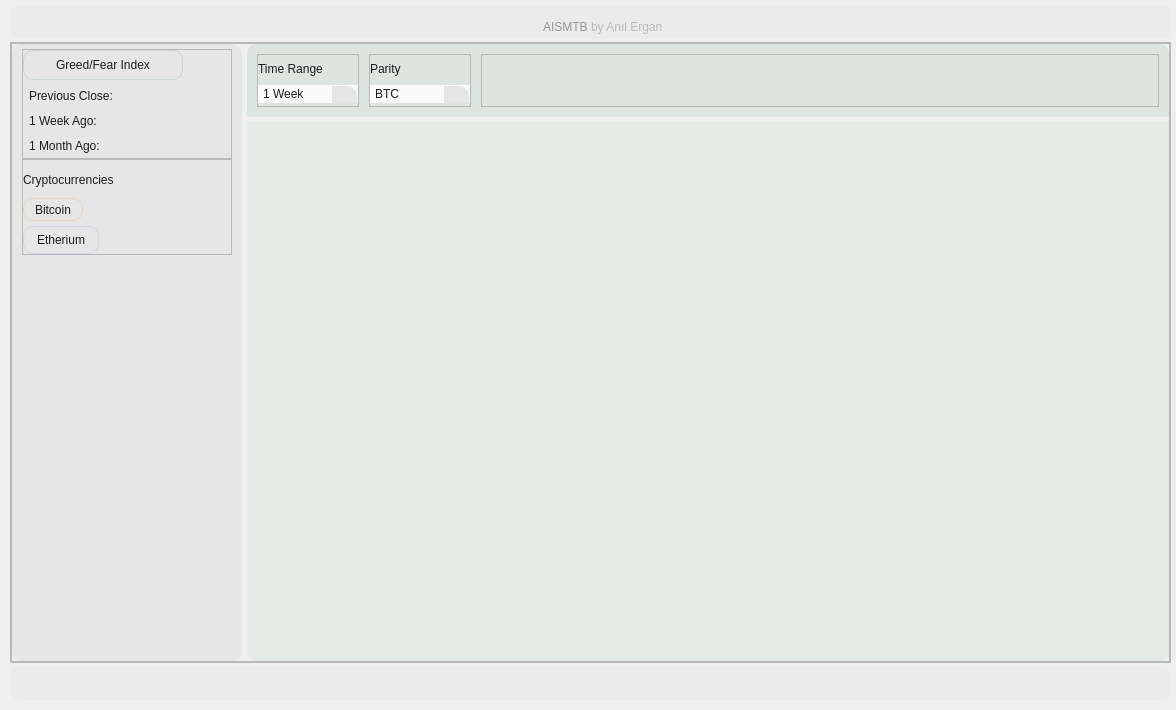
<?xml version="1.0" encoding="UTF-8"?>
<ui version="4.0">
 <class>MainWindow</class>
 <widget class="QMainWindow" name="MainWindow">
  <property name="geometry">
   <rect>
    <x>0</x>
    <y>0</y>
    <width>1176</width>
    <height>710</height>
   </rect>
  </property>
  <property name="windowTitle">
   <string>MainWindow</string>
  </property>
  <property name="styleSheet">
   <string notr="true">font: 10pt &quot;Arial&quot;;
font: 10pt &quot;Segoe UI&quot;;</string>
  </property>
  <widget class="QWidget" name="centralwidget">
   <layout class="QVBoxLayout" name="verticalLayout" stretch="5,90,5">
    <property name="spacing">
     <number>3</number>
    </property>
    <property name="leftMargin">
     <number>10</number>
    </property>
    <property name="topMargin">
     <number>5</number>
    </property>
    <property name="rightMargin">
     <number>5</number>
    </property>
    <property name="bottomMargin">
     <number>10</number>
    </property>
    <item>
     <widget class="QFrame" name="frame_title">
      <property name="styleSheet">
       <string notr="true">#frame_title {
background-color: rgb(230,230,230,100);
border-radius: 10px;
}</string>
      </property>
      <property name="frameShape">
       <enum>QFrame::StyledPanel</enum>
      </property>
      <property name="frameShadow">
       <enum>QFrame::Raised</enum>
      </property>
      <layout class="QHBoxLayout" name="horizontalLayout_3">
       <property name="spacing">
        <number>0</number>
       </property>
       <property name="leftMargin">
        <number>0</number>
       </property>
       <property name="topMargin">
        <number>0</number>
       </property>
       <property name="rightMargin">
        <number>0</number>
       </property>
       <property name="bottomMargin">
        <number>0</number>
       </property>
       <item>
        <widget class="QLabel" name="label_aismtb">
         <property name="minimumSize">
          <size>
           <width>0</width>
           <height>25</height>
          </size>
         </property>
         <property name="maximumSize">
          <size>
           <width>16777215</width>
           <height>25</height>
          </size>
         </property>
         <property name="styleSheet">
          <string notr="true">font: 87 12pt &quot;Segoe UI Black&quot;;
color: rgb(150,150,150)</string>
         </property>
         <property name="text">
          <string>AISMTB </string>
         </property>
         <property name="alignment">
          <set>Qt::AlignBottom|Qt::AlignRight|Qt::AlignTrailing</set>
         </property>
        </widget>
       </item>
       <item>
        <widget class="QLabel" name="label_anilergan">
         <property name="minimumSize">
          <size>
           <width>0</width>
           <height>25</height>
          </size>
         </property>
         <property name="maximumSize">
          <size>
           <width>16777215</width>
           <height>25</height>
          </size>
         </property>
         <property name="styleSheet">
          <string notr="true">font: italic 10pt &quot;Segoe UI&quot;;
color: rgb(150,150,150, 150)</string>
         </property>
         <property name="text">
          <string>by Anıl Ergan</string>
         </property>
         <property name="alignment">
          <set>Qt::AlignBottom|Qt::AlignLeading|Qt::AlignLeft</set>
         </property>
        </widget>
       </item>
      </layout>
     </widget>
    </item>
    <item>
     <widget class="QFrame" name="frame_main">
      <property name="frameShape">
       <enum>QFrame::StyledPanel</enum>
      </property>
      <property name="frameShadow">
       <enum>QFrame::Raised</enum>
      </property>
      <layout class="QHBoxLayout" name="horizontalLayout" stretch="2">
       <property name="spacing">
        <number>3</number>
       </property>
       <property name="leftMargin">
        <number>0</number>
       </property>
       <property name="topMargin">
        <number>0</number>
       </property>
       <property name="rightMargin">
        <number>0</number>
       </property>
       <property name="bottomMargin">
        <number>0</number>
       </property>
       <item>
        <widget class="QFrame" name="frame_mainner">
         <property name="frameShape">
          <enum>QFrame::StyledPanel</enum>
         </property>
         <property name="frameShadow">
          <enum>QFrame::Raised</enum>
         </property>
         <layout class="QHBoxLayout" name="horizontalLayout_2" stretch="2,8">
          <property name="spacing">
           <number>5</number>
          </property>
          <property name="leftMargin">
           <number>0</number>
          </property>
          <property name="topMargin">
           <number>0</number>
          </property>
          <property name="rightMargin">
           <number>0</number>
          </property>
          <property name="bottomMargin">
           <number>0</number>
          </property>
          <item>
           <widget class="QFrame" name="frame_menu">
            <property name="styleSheet">
             <string notr="true">#frame_menu {
background-color: rgb(230,230,230);
border-radius: 10px;
}

#frame_menu QWidget {

color: rgb(30,30,30);

}
</string>
            </property>
            <property name="frameShape">
             <enum>QFrame::StyledPanel</enum>
            </property>
            <property name="frameShadow">
             <enum>QFrame::Raised</enum>
            </property>
            <layout class="QVBoxLayout" name="verticalLayout_2">
             <property name="spacing">
              <number>0</number>
             </property>
             <property name="leftMargin">
              <number>10</number>
             </property>
             <property name="topMargin">
              <number>5</number>
             </property>
             <property name="rightMargin">
              <number>10</number>
             </property>
             <property name="bottomMargin">
              <number>5</number>
             </property>
             <item>
              <widget class="QFrame" name="frame_greed_fear">
               <property name="minimumSize">
                <size>
                 <width>0</width>
                 <height>110</height>
                </size>
               </property>
               <property name="maximumSize">
                <size>
                 <width>16777215</width>
                 <height>110</height>
                </size>
               </property>
               <property name="styleSheet">
                <string notr="true">QLabel {
font: 8pt &quot;Segoe UI&quot;;
padding: 0 3 0 3;
}

QPushButton {

font: 12pt &quot;Segoe UI&quot;;
padding: 0 3 0 3;
border: 1px solid rgb(64, 125, 108, 40);
border-radius: 10px;
text-align: center;
}


QPushButton::hover {

color: rgb(64, 125, 108);
background-color: rgb(64, 125, 108, 20);

}

</string>
               </property>
               <property name="frameShape">
                <enum>QFrame::StyledPanel</enum>
               </property>
               <property name="frameShadow">
                <enum>QFrame::Raised</enum>
               </property>
               <layout class="QVBoxLayout" name="verticalLayout_3">
                <property name="spacing">
                 <number>0</number>
                </property>
                <property name="leftMargin">
                 <number>0</number>
                </property>
                <property name="topMargin">
                 <number>0</number>
                </property>
                <property name="rightMargin">
                 <number>0</number>
                </property>
                <property name="bottomMargin">
                 <number>0</number>
                </property>
                <item>
                 <widget class="QPushButton" name="pushButton">
                  <property name="sizePolicy">
                   <sizepolicy hsizetype="MinimumExpanding" vsizetype="MinimumExpanding">
                    <horstretch>0</horstretch>
                    <verstretch>0</verstretch>
                   </sizepolicy>
                  </property>
                  <property name="minimumSize">
                   <size>
                    <width>140</width>
                    <height>30</height>
                   </size>
                  </property>
                  <property name="maximumSize">
                   <size>
                    <width>160</width>
                    <height>30</height>
                   </size>
                  </property>
                  <property name="cursor">
                   <cursorShape>PointingHandCursor</cursorShape>
                  </property>
                  <property name="styleSheet">
                   <string notr="true"/>
                  </property>
                  <property name="text">
                   <string>Greed/Fear Index</string>
                  </property>
                 </widget>
                </item>
                <item>
                 <spacer name="verticalSpacer_3">
                  <property name="orientation">
                   <enum>Qt::Vertical</enum>
                  </property>
                  <property name="sizeHint" stdset="0">
                   <size>
                    <width>20</width>
                    <height>40</height>
                   </size>
                  </property>
                 </spacer>
                </item>
                <item>
                 <widget class="QLabel" name="label_prevclose">
                  <property name="minimumSize">
                   <size>
                    <width>0</width>
                    <height>25</height>
                   </size>
                  </property>
                  <property name="maximumSize">
                   <size>
                    <width>16777215</width>
                    <height>25</height>
                   </size>
                  </property>
                  <property name="styleSheet">
                   <string notr="true"/>
                  </property>
                  <property name="text">
                   <string>Previous Close: </string>
                  </property>
                 </widget>
                </item>
                <item>
                 <widget class="QLabel" name="label_aweekago">
                  <property name="minimumSize">
                   <size>
                    <width>0</width>
                    <height>25</height>
                   </size>
                  </property>
                  <property name="maximumSize">
                   <size>
                    <width>16777215</width>
                    <height>25</height>
                   </size>
                  </property>
                  <property name="styleSheet">
                   <string notr="true"/>
                  </property>
                  <property name="text">
                   <string>1 Week Ago:</string>
                  </property>
                 </widget>
                </item>
                <item>
                 <widget class="QLabel" name="label_amonthago">
                  <property name="minimumSize">
                   <size>
                    <width>0</width>
                    <height>25</height>
                   </size>
                  </property>
                  <property name="maximumSize">
                   <size>
                    <width>16777215</width>
                    <height>25</height>
                   </size>
                  </property>
                  <property name="styleSheet">
                   <string notr="true"/>
                  </property>
                  <property name="text">
                   <string>1 Month Ago:</string>
                  </property>
                 </widget>
                </item>
               </layout>
              </widget>
             </item>
             <item>
              <widget class="QFrame" name="frame_crypto">
               <property name="minimumSize">
                <size>
                 <width>0</width>
                 <height>96</height>
                </size>
               </property>
               <property name="maximumSize">
                <size>
                 <width>16777215</width>
                 <height>96</height>
                </size>
               </property>
               <property name="styleSheet">
                <string notr="true">QPushButton {

font: 10pt &quot;Segoe UI&quot;;
padding: 0 3 0 3;
border: None;
text-align: center;
}</string>
               </property>
               <property name="frameShape">
                <enum>QFrame::StyledPanel</enum>
               </property>
               <property name="frameShadow">
                <enum>QFrame::Raised</enum>
               </property>
               <layout class="QVBoxLayout" name="verticalLayout_4">
                <property name="spacing">
                 <number>0</number>
                </property>
                <property name="leftMargin">
                 <number>0</number>
                </property>
                <property name="topMargin">
                 <number>5</number>
                </property>
                <property name="rightMargin">
                 <number>0</number>
                </property>
                <property name="bottomMargin">
                 <number>0</number>
                </property>
                <item>
                 <widget class="QLabel" name="label_cryptocurrencies">
                  <property name="minimumSize">
                   <size>
                    <width>0</width>
                    <height>30</height>
                   </size>
                  </property>
                  <property name="maximumSize">
                   <size>
                    <width>16777215</width>
                    <height>30</height>
                   </size>
                  </property>
                  <property name="styleSheet">
                   <string notr="true">font: 12pt &quot;Segoe UI&quot;;
</string>
                  </property>
                  <property name="text">
                   <string>Cryptocurrencies</string>
                  </property>
                 </widget>
                </item>
                <item>
                 <spacer name="verticalSpacer1_crypto">
                  <property name="orientation">
                   <enum>Qt::Vertical</enum>
                  </property>
                  <property name="sizeHint" stdset="0">
                   <size>
                    <width>20</width>
                    <height>40</height>
                   </size>
                  </property>
                 </spacer>
                </item>
                <item>
                 <widget class="QPushButton" name="pushButton_btc">
                  <property name="minimumSize">
                   <size>
                    <width>60</width>
                    <height>28</height>
                   </size>
                  </property>
                  <property name="maximumSize">
                   <size>
                    <width>60</width>
                    <height>28</height>
                   </size>
                  </property>
                  <property name="cursor">
                   <cursorShape>PointingHandCursor</cursorShape>
                  </property>
                  <property name="styleSheet">
                   <string notr="true">#pushButton_btc::hover {
color: rgb(236,140,27);
background-color:  rgb(236,140,27,20);
}

#pushButton_btc{
border: 1px solid  rgb(236,140,27,40);
border-radius: 10px;
margin: 0 0 5 0;
}</string>
                  </property>
                  <property name="text">
                   <string>Bitcoin</string>
                  </property>
                 </widget>
                </item>
                <item>
                 <widget class="QPushButton" name="pushButton_eth">
                  <property name="sizePolicy">
                   <sizepolicy hsizetype="Preferred" vsizetype="Fixed">
                    <horstretch>0</horstretch>
                    <verstretch>0</verstretch>
                   </sizepolicy>
                  </property>
                  <property name="minimumSize">
                   <size>
                    <width>76</width>
                    <height>28</height>
                   </size>
                  </property>
                  <property name="maximumSize">
                   <size>
                    <width>76</width>
                    <height>28</height>
                   </size>
                  </property>
                  <property name="cursor">
                   <cursorShape>PointingHandCursor</cursorShape>
                  </property>
                  <property name="styleSheet">
                   <string notr="true">#pushButton_eth::hover{

color: rgb(100,132,236);
background-color:  rgb(100,132,236, 20)

}

#pushButton_eth{
border: 1px solid  rgb(100,132,236, 40);
border-radius: 10px;
}

</string>
                  </property>
                  <property name="text">
                   <string>Etherium</string>
                  </property>
                 </widget>
                </item>
               </layout>
              </widget>
             </item>
             <item>
              <spacer name="verticalSpacer">
               <property name="orientation">
                <enum>Qt::Vertical</enum>
               </property>
               <property name="sizeHint" stdset="0">
                <size>
                 <width>20</width>
                 <height>40</height>
                </size>
               </property>
              </spacer>
             </item>
            </layout>
           </widget>
          </item>
          <item>
           <widget class="QStackedWidget" name="stackedWidget">
            <property name="currentIndex">
             <number>0</number>
            </property>
            <widget class="QWidget" name="page_grade_fear">
             <property name="styleSheet">
              <string notr="true">#frame_page_grade_fear {
background-color: rgb(87, 151, 116, 30);
border-top-right-radius:10px;
border-top-left-radius: 10px;

}</string>
             </property>
             <layout class="QVBoxLayout" name="verticalLayout_5" stretch="12,88">
              <property name="spacing">
               <number>5</number>
              </property>
              <property name="leftMargin">
               <number>0</number>
              </property>
              <property name="topMargin">
               <number>0</number>
              </property>
              <property name="rightMargin">
               <number>0</number>
              </property>
              <property name="bottomMargin">
               <number>0</number>
              </property>
              <item>
               <widget class="QFrame" name="frame_page_grade_fear">
                <property name="styleSheet">
                 <string notr="true">QFrame QComboBox {
border-radius: 10px;

}</string>
                </property>
                <property name="frameShape">
                 <enum>QFrame::StyledPanel</enum>
                </property>
                <property name="frameShadow">
                 <enum>QFrame::Raised</enum>
                </property>
                <layout class="QHBoxLayout" name="horizontalLayout_5">
                 <property name="spacing">
                  <number>10</number>
                 </property>
                 <property name="leftMargin">
                  <number>10</number>
                 </property>
                 <property name="topMargin">
                  <number>10</number>
                 </property>
                 <property name="rightMargin">
                  <number>10</number>
                 </property>
                 <property name="bottomMargin">
                  <number>10</number>
                 </property>
                 <item>
                  <widget class="QFrame" name="frame_timerange">
                   <property name="minimumSize">
                    <size>
                     <width>102</width>
                     <height>0</height>
                    </size>
                   </property>
                   <property name="maximumSize">
                    <size>
                     <width>102</width>
                     <height>16777215</height>
                    </size>
                   </property>
                   <property name="sizeIncrement">
                    <size>
                     <width>200</width>
                     <height>0</height>
                    </size>
                   </property>
                   <property name="baseSize">
                    <size>
                     <width>2</width>
                     <height>0</height>
                    </size>
                   </property>
                   <property name="styleSheet">
                    <string notr="true">QComboBox::drop-down {
    subcontrol-origin: padding;
    subcontrol-position: top right;
    background-color: rgb(230,230,230);
    border: none;
    border-top-right-radius: 10px;
	border-bottom-right-radius: 10px;
    width: 25px;
    height: 25px;
}
QComboBox{
	background-color: rgb(250,250,250);
	border: 1px solid rgb(250,250,250);
	color: rgb(30,30,30);
}</string>
                   </property>
                   <property name="frameShape">
                    <enum>QFrame::StyledPanel</enum>
                   </property>
                   <property name="frameShadow">
                    <enum>QFrame::Raised</enum>
                   </property>
                   <layout class="QVBoxLayout" name="verticalLayout_6">
                    <property name="spacing">
                     <number>3</number>
                    </property>
                    <property name="leftMargin">
                     <number>0</number>
                    </property>
                    <property name="topMargin">
                     <number>0</number>
                    </property>
                    <property name="rightMargin">
                     <number>0</number>
                    </property>
                    <property name="bottomMargin">
                     <number>0</number>
                    </property>
                    <item>
                     <widget class="QLabel" name="label_timerange">
                      <property name="minimumSize">
                       <size>
                        <width>92</width>
                        <height>25</height>
                       </size>
                      </property>
                      <property name="maximumSize">
                       <size>
                        <width>92</width>
                        <height>25</height>
                       </size>
                      </property>
                      <property name="styleSheet">
                       <string notr="true">font: 8pt &quot;Segoe UI&quot;;
color: rgb(30,30,30)</string>
                      </property>
                      <property name="text">
                       <string>Time Range</string>
                      </property>
                     </widget>
                    </item>
                    <item>
                     <widget class="QComboBox" name="comboBox_timerange">
                      <property name="minimumSize">
                       <size>
                        <width>100</width>
                        <height>0</height>
                       </size>
                      </property>
                      <property name="maximumSize">
                       <size>
                        <width>100</width>
                        <height>16777215</height>
                       </size>
                      </property>
                      <property name="cursor">
                       <cursorShape>PointingHandCursor</cursorShape>
                      </property>
                      <property name="styleSheet">
                       <string notr="true"/>
                      </property>
                      <item>
                       <property name="text">
                        <string>1 Week</string>
                       </property>
                      </item>
                      <item>
                       <property name="text">
                        <string>1 Month</string>
                       </property>
                      </item>
                     </widget>
                    </item>
                   </layout>
                  </widget>
                 </item>
                 <item>
                  <widget class="QFrame" name="frame_parity">
                   <property name="minimumSize">
                    <size>
                     <width>102</width>
                     <height>0</height>
                    </size>
                   </property>
                   <property name="maximumSize">
                    <size>
                     <width>55</width>
                     <height>16777215</height>
                    </size>
                   </property>
                   <property name="sizeIncrement">
                    <size>
                     <width>50</width>
                     <height>0</height>
                    </size>
                   </property>
                   <property name="baseSize">
                    <size>
                     <width>2</width>
                     <height>0</height>
                    </size>
                   </property>
                   <property name="styleSheet">
                    <string notr="true">QComboBox::drop-down {
    subcontrol-origin: padding;
    subcontrol-position: top right;
    background-color: rgb(230,230,230);
    border: none;
    border-top-right-radius: 10px;
	border-bottom-right-radius: 10px;
    width: 25px;
    height: 25px;
}

QComboBox{
	background-color: rgb(250,250,250);
	border: 1px solid rgb(250,250,250);
	color: rgb(30,30,30);


}</string>
                   </property>
                   <property name="frameShape">
                    <enum>QFrame::StyledPanel</enum>
                   </property>
                   <property name="frameShadow">
                    <enum>QFrame::Raised</enum>
                   </property>
                   <layout class="QVBoxLayout" name="verticalLayout_7">
                    <property name="spacing">
                     <number>3</number>
                    </property>
                    <property name="leftMargin">
                     <number>0</number>
                    </property>
                    <property name="topMargin">
                     <number>0</number>
                    </property>
                    <property name="rightMargin">
                     <number>0</number>
                    </property>
                    <property name="bottomMargin">
                     <number>0</number>
                    </property>
                    <item>
                     <widget class="QLabel" name="label_parity">
                      <property name="minimumSize">
                       <size>
                        <width>45</width>
                        <height>25</height>
                       </size>
                      </property>
                      <property name="maximumSize">
                       <size>
                        <width>45</width>
                        <height>25</height>
                       </size>
                      </property>
                      <property name="styleSheet">
                       <string notr="true">font: 8pt &quot;Segoe UI&quot;;
color: rgb(30,30,30)</string>
                      </property>
                      <property name="text">
                       <string>Parity</string>
                      </property>
                     </widget>
                    </item>
                    <item>
                     <widget class="QComboBox" name="comboBox_parity">
                      <property name="minimumSize">
                       <size>
                        <width>100</width>
                        <height>0</height>
                       </size>
                      </property>
                      <property name="maximumSize">
                       <size>
                        <width>100</width>
                        <height>16777215</height>
                       </size>
                      </property>
                      <property name="cursor">
                       <cursorShape>PointingHandCursor</cursorShape>
                      </property>
                      <property name="styleSheet">
                       <string notr="true"/>
                      </property>
                      <item>
                       <property name="text">
                        <string>BTC</string>
                       </property>
                      </item>
                      <item>
                       <property name="text">
                        <string>ETH</string>
                       </property>
                      </item>
                     </widget>
                    </item>
                   </layout>
                  </widget>
                 </item>
                 <item>
                  <widget class="QFrame" name="frame_4">
                   <property name="frameShape">
                    <enum>QFrame::StyledPanel</enum>
                   </property>
                   <property name="frameShadow">
                    <enum>QFrame::Raised</enum>
                   </property>
                  </widget>
                 </item>
                </layout>
               </widget>
              </item>
              <item>
               <widget class="QWidget" name="widget_page_grade_fear" native="true">
                <property name="styleSheet">
                 <string notr="true">#widget_page_grade_fear {
background-color: rgb(143, 188, 143, 20);
border-bottom-right-radius:10px;
border-bottom-left-radius: 10px;

}</string>
                </property>
               </widget>
              </item>
             </layout>
            </widget>
            <widget class="QWidget" name="page_bitcoin"/>
           </widget>
          </item>
         </layout>
        </widget>
       </item>
      </layout>
     </widget>
    </item>
    <item>
     <widget class="QFrame" name="frame_bottom">
      <property name="styleSheet">
       <string notr="true">#frame_bottom {
background-color: rgb(230,230,230,100);
border-radius: 10px;
}</string>
      </property>
      <property name="frameShape">
       <enum>QFrame::StyledPanel</enum>
      </property>
      <property name="frameShadow">
       <enum>QFrame::Raised</enum>
      </property>
      <layout class="QHBoxLayout" name="horizontalLayout_4">
       <property name="leftMargin">
        <number>0</number>
       </property>
       <property name="topMargin">
        <number>0</number>
       </property>
       <property name="rightMargin">
        <number>0</number>
       </property>
       <property name="bottomMargin">
        <number>0</number>
       </property>
      </layout>
     </widget>
    </item>
   </layout>
  </widget>
 </widget>
 <resources/>
 <connections/>
</ui>
